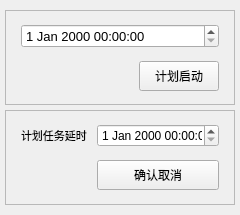
<?xml version="1.0" encoding="UTF-8"?>
<ui version="4.0">
 <class>set_timer_Form</class>
 <widget class="QWidget" name="set_timer_Form">
  <property name="geometry">
   <rect>
    <x>0</x>
    <y>0</y>
    <width>240</width>
    <height>215</height>
   </rect>
  </property>
  <property name="minimumSize">
   <size>
    <width>240</width>
    <height>100</height>
   </size>
  </property>
  <property name="maximumSize">
   <size>
    <width>240</width>
    <height>215</height>
   </size>
  </property>
  <property name="windowTitle">
   <string>延时启动任务</string>
  </property>
  <layout class="QVBoxLayout" name="verticalLayout">
   <property name="spacing">
    <number>5</number>
   </property>
   <property name="sizeConstraint">
    <enum>QLayout::SetMinimumSize</enum>
   </property>
   <property name="leftMargin">
    <number>5</number>
   </property>
   <property name="topMargin">
    <number>10</number>
   </property>
   <property name="rightMargin">
    <number>5</number>
   </property>
   <property name="bottomMargin">
    <number>10</number>
   </property>
   <item>
    <widget class="QFrame" name="frame_launch">
     <property name="minimumSize">
      <size>
       <width>200</width>
       <height>95</height>
      </size>
     </property>
     <property name="maximumSize">
      <size>
       <width>1500</width>
       <height>95</height>
      </size>
     </property>
     <property name="frameShape">
      <enum>QFrame::StyledPanel</enum>
     </property>
     <property name="frameShadow">
      <enum>QFrame::Raised</enum>
     </property>
     <layout class="QGridLayout" name="gridLayout_2">
      <property name="leftMargin">
       <number>15</number>
      </property>
      <property name="topMargin">
       <number>10</number>
      </property>
      <property name="rightMargin">
       <number>15</number>
      </property>
      <property name="bottomMargin">
       <number>10</number>
      </property>
      <property name="spacing">
       <number>10</number>
      </property>
      <item row="0" column="0" colspan="2">
       <widget class="QDateTimeEdit" name="edit_plan_datetime">
        <property name="font">
         <font>
          <pointsize>10</pointsize>
         </font>
        </property>
       </widget>
      </item>
      <item row="1" column="0">
       <spacer name="horizontalSpacer">
        <property name="orientation">
         <enum>Qt::Horizontal</enum>
        </property>
        <property name="sizeHint" stdset="0">
         <size>
          <width>92</width>
          <height>20</height>
         </size>
        </property>
       </spacer>
      </item>
      <item row="1" column="1">
       <widget class="QPushButton" name="btn_plan_start">
        <property name="minimumSize">
         <size>
          <width>0</width>
          <height>28</height>
         </size>
        </property>
        <property name="maximumSize">
         <size>
          <width>110</width>
          <height>30</height>
         </size>
        </property>
        <property name="text">
         <string>计划启动</string>
        </property>
       </widget>
      </item>
     </layout>
    </widget>
   </item>
   <item>
    <widget class="QFrame" name="frame_cancel">
     <property name="minimumSize">
      <size>
       <width>200</width>
       <height>95</height>
      </size>
     </property>
     <property name="maximumSize">
      <size>
       <width>16777215</width>
       <height>95</height>
      </size>
     </property>
     <property name="frameShape">
      <enum>QFrame::StyledPanel</enum>
     </property>
     <property name="frameShadow">
      <enum>QFrame::Raised</enum>
     </property>
     <layout class="QGridLayout" name="gridLayout_3">
      <property name="leftMargin">
       <number>15</number>
      </property>
      <property name="topMargin">
       <number>10</number>
      </property>
      <property name="rightMargin">
       <number>15</number>
      </property>
      <property name="bottomMargin">
       <number>10</number>
      </property>
      <property name="spacing">
       <number>10</number>
      </property>
      <item row="0" column="0">
       <widget class="QLabel" name="label">
        <property name="font">
         <font>
          <pointsize>8</pointsize>
         </font>
        </property>
        <property name="text">
         <string>计划任务延时</string>
        </property>
       </widget>
      </item>
      <item row="1" column="0">
       <spacer name="horizontalSpacer_2">
        <property name="orientation">
         <enum>Qt::Horizontal</enum>
        </property>
        <property name="sizeHint" stdset="0">
         <size>
          <width>75</width>
          <height>20</height>
         </size>
        </property>
       </spacer>
      </item>
      <item row="0" column="1">
       <widget class="QDateTimeEdit" name="edit_rest_time"/>
      </item>
      <item row="1" column="1">
       <widget class="QPushButton" name="btn_cancel_plan">
        <property name="minimumSize">
         <size>
          <width>0</width>
          <height>28</height>
         </size>
        </property>
        <property name="maximumSize">
         <size>
          <width>16777215</width>
          <height>30</height>
         </size>
        </property>
        <property name="text">
         <string>确认取消</string>
        </property>
       </widget>
      </item>
     </layout>
    </widget>
   </item>
  </layout>
 </widget>
 <resources/>
 <connections/>
</ui>
